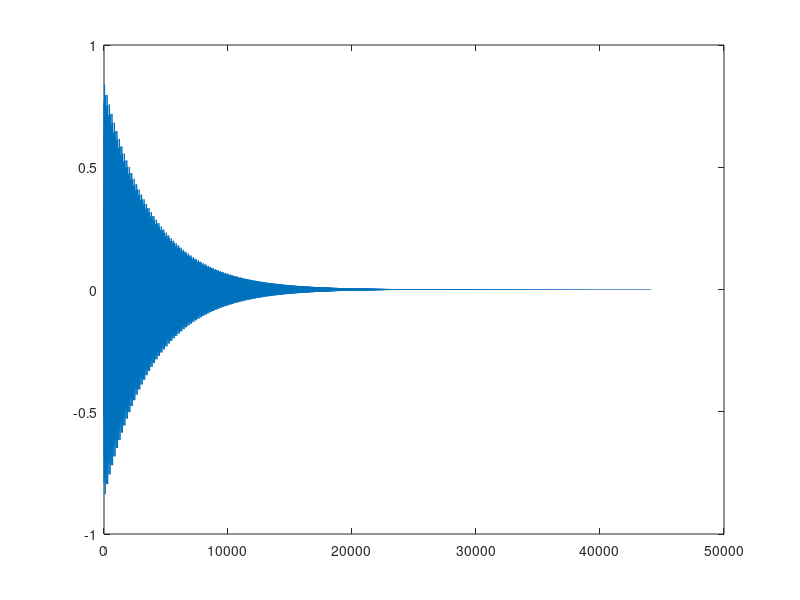

MATLAB code for this plot:
% struck string
fs = 44100; % sample rate
it = 44100; % iterations (1 second output)
p = 440; % periodicity parameter (f0)

N = fs/p; N = floor(N); % delay length

x = rand(1, N); x = x - mean(x); % noise excitation

% inversly loaded delay lines (struck)
L1 = [x zeros(1,N-length(x))]; % delay line (feedforward)
L2 = [-x zeros(1,N-length(x))]; % delay line (feedback)

m = N/2; % sampling position
signal = zeros(1, it);

for i=1:it

L1 = [-1*L2(N), L1(1:length(L1)-1)];
L2 = [-0.95*L1(N), L2(1:length(L2)-1)];

signal(i) = L1(N-m)+L2(N);

end

plot(signal);
sound(signal,fs);